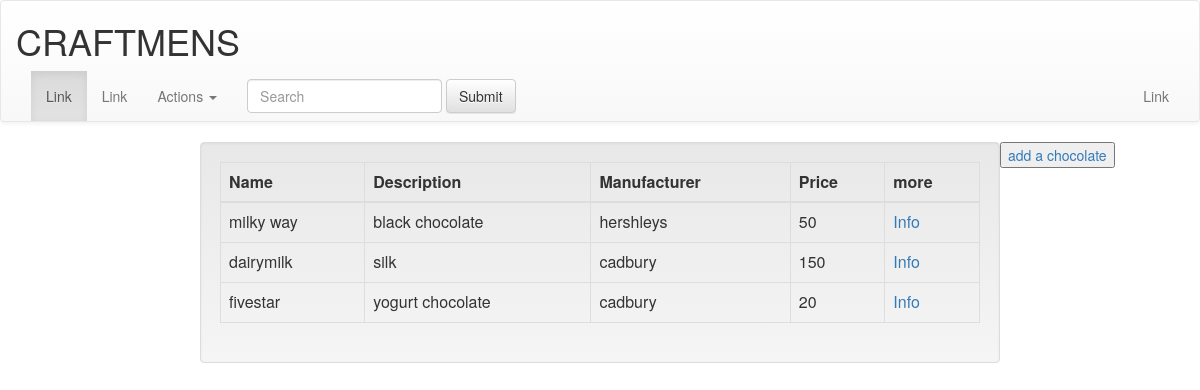
Screenshot of / (signed in) with the database file from the repository.
### registration/models.py (models this page shows)
class  Chocolate(models.Model):
    id = models.AutoField(primary_key=True)
    name = models.CharField(_('Chocolate Name'),max_length=100,blank=True )
    description = models.CharField(_('Chocolate Description'),max_length=1000,blank=True )
    price =models.IntegerField(_('Chocolate Price'),
                                 validators=[MaxValueValidator(1000), MinValueValidator(0)],
                                 help_text=_('4 digits maximum'), blank=True, null=True)
    manufacturer = models.CharField(_('Chocolate Manufacturer'),max_length=100,blank=True )

### registration/views.py (the view)
# urls.py: url(r'^$', Home.as_view(), name='home'),
class Home(ListView):
      template_name="index.html"
      def get_queryset(self):
          return Chocolate.objects.all()

### registration/templates/index.html (shortened to what this page needs)
{% extends 'base.html' %}
{% load staticfiles %}
{% block body %}
 <html>
<body position="center" background-image : url({%static"images/images.jpeg"});background-repeat:no-repeat;background-size:100%;height: 140px;display:block;padding:0 !important;margin:0;" >
        <div class="col-md-8 col-md-offset-2 well">
<table class="table table-hover table-bordered table-responsive">
    <thead>
    <tr>
        <th>
            Name
        </th>
        <th>
            Description
        </th>
        <th>
            Manufacturer
        </th>
        <th>
            Price
        </th>
        <th>more</th>
    </tr>
    </thead>
    <tbody>
    {% for item in object_list %}
        <tr>
            <td> {{ item.name }} </td>
            <td> {{ item.description }}</td>
            <td> {{ item.manufacturer }}</td>
            <td> {{ item.price }}</td>
         <td> <a href="{% url 'chocolate_info' item.id %}">Info</a> </td>
        </tr>
    </tbody>
</table>
</div>
               <head background="pic.jpeg">
               <link rel="stylesheet" href="{%  static 'css/bootstrap.min.css' %}">
               <link rel="stylesheet" href="{%  static 'css/bootstrap-theme.min.css' %}">
               </head>
       {% if user.is_anonymous %}
       nothing here
       {% else %}
       <a class="clo-md-6-col-md-offset-5"style="padding-top: 10%">
        <a href="{% url 'add_chocolate'  %}">
           <button class="btn-btn-primary">add a chocolate</button></a></a>
           {% endif %}
</body>
{% endblock body %}

### rows the page displays
Chocolate: name "milky way", description "black chocolate", manufacturer "hershleys", price "50"
Chocolate: name "dairymilk", description "silk", manufacturer "cadbury", price "150"
Chocolate: name "fivestar", description "yogurt chocolate", manufacturer "cadbury", price "20"
